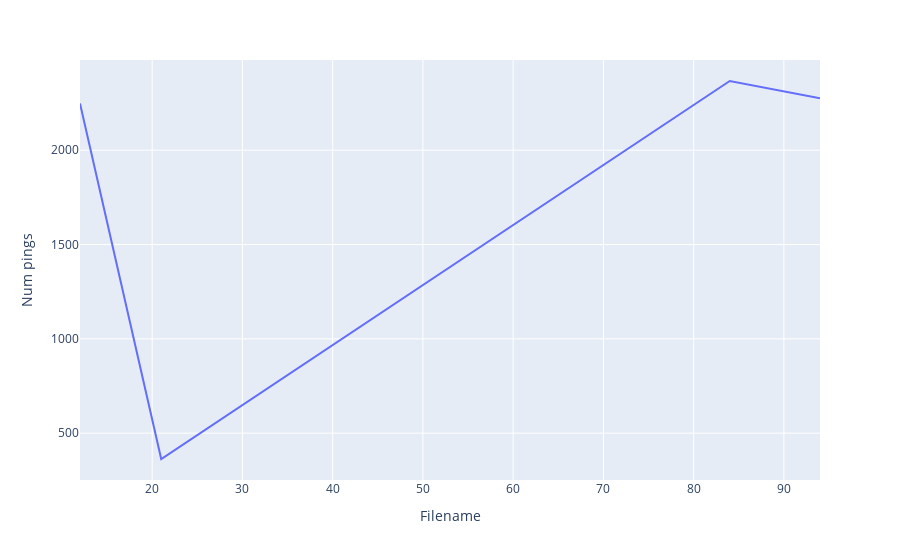

Notebook code cell kept with this figure:
### Markdown cell above
## 4.1 Generate look up table for ping no -> original file and ping no

### Code cell
def get_filename_and_length_for_subset(included_fileids, subset_name, store=True):
    filename_and_length = []
    print('Filename\t| Pings\t| Cumulative Pings Start\t| Cumulative Pings End\t|')
    cumulative_pings = 0
    for f in sorted(os.listdir('../src/mbes_data/data/nbp22-mission2-dotson-east/pings-npy/')):
        pings = np.load(f'../src/mbes_data/data/nbp22-mission2-dotson-east/pings-npy/{f}')
        if 'EM2040' not in f:
            continue
        filename = int(f.split("-")[1])
        if filename not in included_fileids:
            continue
        num_pings = pings.shape[0]
        print(f'{filename}\t|{num_pings}\t| {cumulative_pings}\t| {cumulative_pings+pings.shape[0]}\t|')
        cumulative_pings += pings.shape[0]
        filename_and_length.append((int(filename), num_pings))

    if store:
        np.save(f'/home/li/pcl-registration/Datasets/NBP22-mission2-DotsonEast/filename_and_length_files_{subset_name}.npy',
                filename_and_length)
    return filename_and_length

tmp_filename_and_length = get_filename_and_length_for_subset([12, 21, 84, 94], subset_name='tmp', store=False)
tmp_filename_and_length_df = pd.DataFrame(tmp_filename_and_length, columns=['Filename', 'Num pings'])
px.line(tmp_filename_and_length_df, x='Filename', y='Num pings')

### Figure 1 — Plotly figure (JSON) as saved in the notebook; plotly's stock layout.template omitted (floating-point values rounded to 4 significant figures)
{"data": [{"hovertemplate": "Filename=%{x}<br>Num pings=%{y}<extra></extra>", "legendgroup": "", "line": {"color": "#636efa", "dash": "solid"}, "marker": {"symbol": "circle"}, "mode": "lines", "name": "", "orientation": "v", "showlegend": false, "type": "scatter", "x": [12, 21, 84, 94], "xaxis": "x", "y": [2248, 363, 2367, 2276], "yaxis": "y"}], "layout": {"legend": {"tracegroupgap": 0}, "margin": {"t": 60}, "xaxis": {"anchor": "y", "domain": [0, 1], "title": {"text": "Filename"}}, "yaxis": {"anchor": "x", "domain": [0, 1], "title": {"text": "Num pings"}}}}
